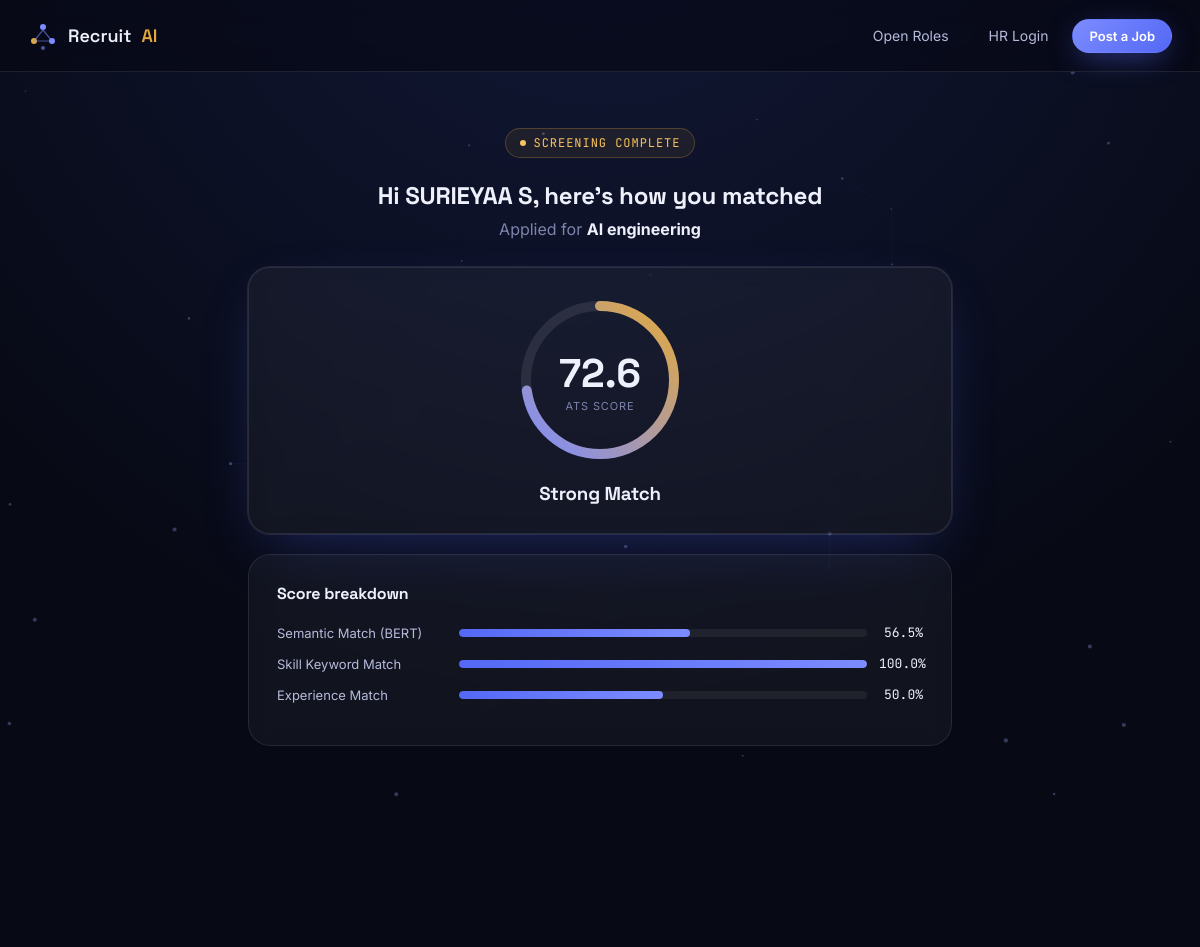
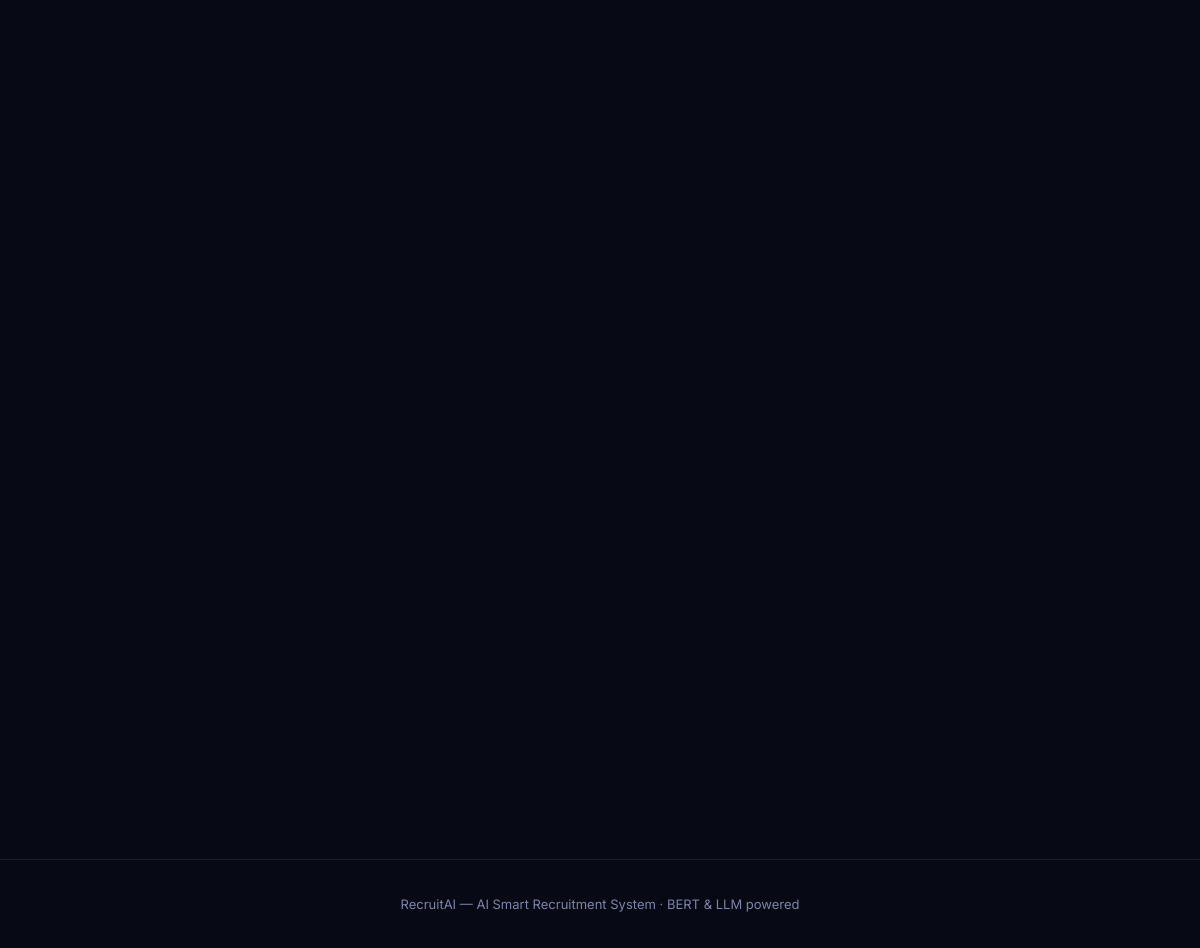
Page /results/1 on the committed database (2 pictures, top to bottom).
### database.py (models this page shows, shortened)
class Candidate(db.Model):
    id = db.Column(db.Integer, primary_key=True)
    name = db.Column(db.String(150))
    email = db.Column(db.String(150))
    phone = db.Column(db.String(50))
    resume_path = db.Column(db.String(300))
    skills_json = db.Column(db.Text, default="[]")
    education_json = db.Column(db.Text, default="[]")
    experience_years = db.Column(db.Float, default=0.0)
    raw_text = db.Column(db.Text)
    created_at = db.Column(db.DateTime, default=datetime.utcnow)
    @property
    def skills(self):
        return json.loads(self.skills_json or "[]")
    @property
    def education(self):
        return json.loads(self.education_json or "[]")

class Job(db.Model):
    id = db.Column(db.Integer, primary_key=True)
    title = db.Column(db.String(150), nullable=False)
    description = db.Column(db.Text, nullable=False)
    required_skills_json = db.Column(db.Text, default="[]")
    required_experience = db.Column(db.Float, default=0.0)
    created_by = db.Column(db.Integer, db.ForeignKey("hr_user.id"))
    created_at = db.Column(db.DateTime, default=datetime.utcnow)
    @property
    def required_skills(self):
        return json.loads(self.required_skills_json or "[]")

class Application(db.Model):
    id = db.Column(db.Integer, primary_key=True)
    job_id = db.Column(db.Integer, db.ForeignKey("job.id"), nullable=False)
    candidate_id = db.Column(db.Integer, db.ForeignKey("candidate.id"), nullable=False)
    ats_score = db.Column(db.Float, default=0.0)
    semantic_score = db.Column(db.Float, default=0.0)
    keyword_score = db.Column(db.Float, default=0.0)
    experience_score = db.Column(db.Float, default=0.0)
    verdict = db.Column(db.String(50))
    matched_skills_json = db.Column(db.Text, default="[]")
    missing_skills_json = db.Column(db.Text, default="[]")
    summary = db.Column(db.Text)
    hr_questions_json = db.Column(db.Text, default="[]")
    technical_questions_json = db.Column(db.Text, default="[]")
    voice_eval_json = db.Column(db.Text, default="{}")
    interview_datetime = db.Column(db.String(100))
    status = db.Column(db.String(30), default="Screened")  # Screened, Interview Scheduled, Selected, Rejected
    recommendation = db.Column(db.String(200))
    created_at = db.Column(db.DateTime, default=datetime.utcnow)
    job = db.relationship("Job", backref="applications")
    candidate = db.relationship("Candidate", backref="applications")
    def _prop(name):
        def getter(self):
            return json.loads(getattr(self, f"{name}_json") or "[]")
        def setter(self, value):
            setattr(self, f"{name}_json", json.dumps(value))
        return property(getter, setter)
    matched_skills = _prop("matched_skills")
    missing_skills = _prop("missing_skills")
    hr_questions = _prop("hr_questions")
    technical_questions = _prop("technical_questions")
    @property
    def voice_eval(self):
        return json.loads(self.voice_eval_json or "{}")

### app.py (the view)
@app.route("/results/<int:app_id>")
def results(app_id):
    application = Application.query.get_or_404(app_id)
    return render_template("results.html", application=application, job=application.job,
                            candidate=application.candidate)

### templates/results.html (shortened to what this page needs)
{% extends "base.html" %}
{% block content %}
<section class="container" style="padding-top:36px; max-width:760px;">
  <div class="reveal in-view" style="text-align:center; margin-bottom:8px;">
    <p class="eyebrow"><span class="dot"></span> Screening complete</p>
    <h2>Hi {{ candidate.name }}, here's how you matched</h2>
    <p style="color:var(--text-low); margin-top:8px;">Applied for <b style="color:var(--text-hi);">{{ job.title }}</b></p>
  </div>
  <div class="card glow-card reveal in-view" style="margin-top:28px; text-align:center;">
    <div class="score-ring-wrap" data-score-ring data-score="{{ application.ats_score }}">
      <div class="score-ring-label"><span class="num">0</span><span class="cap">ATS Score</span></div>
    </div>
    <h3 style="margin-top:18px;">{{ application.verdict }}</h3>
  </div>
  <div class="card reveal" style="margin-top:20px;">
    <h4 style="margin-bottom:20px;">Score breakdown</h4>
    <div class="bar-row">
      <div class="bar-label">Semantic Match (BERT)</div>
      <div class="bar-track"><div class="bar-fill" data-bar-fill="{{ application.semantic_score }}"></div></div>
      <div class="bar-val">{{ application.semantic_score }}%</div>
    </div>
    <div class="bar-row">
      <div class="bar-label">Skill Keyword Match</div>
      <div class="bar-track"><div class="bar-fill" data-bar-fill="{{ application.keyword_score }}"></div></div>
      <div class="bar-val">{{ application.keyword_score }}%</div>
    </div>
    <div class="bar-row">
      <div class="bar-label">Experience Match</div>
      <div class="bar-track"><div class="bar-fill" data-bar-fill="{{ application.experience_score }}"></div></div>
      <div class="bar-val">{{ application.experience_score }}%</div>
    </div>
  </div>
  <div class="grid-2" style="margin-top:20px;">
  </div>
</section>
{% endblock %}

### static/css/style.css (style rules this page uses)
:root { --bg-0: #070914; --bg-1: #0c1024; --bg-2: #131a3a; --surface: rgba(255, 255, 255, 0.045); --surface-hover: rgba(255, 255, 255, 0.08); --border: rgba(255, 255, 255, 0.09); --border-strong: rgba(255, 255, 255, 0.18); --indigo: #5468f5; --indigo-bright: #7c8cff; --indigo-dim: #2c3488; --gold: #e4a93b; --gold-bright: #f6c35e; --green: #3ecf8e; --red: #f16565; --text-hi: #eef0fb; --text-mid: #b6bbdb; --text-low: #7d84ab; --radius-sm: 8px; --radius-md: 14px; --radius-lg: 22px; --shadow-glow: 0 0 0 1px var(--border), 0 20px 60px -20px rgba(84, 104, 245, 0.35); --font-display: 'Space Grotesk', 'Inter', sans-serif; --font-body: 'Inter', sans-serif; --font-mono: 'JetBrains Mono', monospace; }
* { box-sizing: border-box; }
html { scroll-behavior: smooth; }
body { margin: 0; background: radial-gradient(ellipse 120% 80% at 50% -10%, var(--bg-2), var(--bg-0) 60%); color: var(--text-mid); font-family: var(--font-body); min-height: 100vh; position: relative; overflow-x: hidden; }
h1, h2, h3, h4 { font-family: var(--font-display); color: var(--text-hi); margin: 0; letter-spacing: -0.01em; }
p { margin: 0; }
.container { max-width: 1140px; margin: 0 auto; padding: 0 28px; }
.card { background: var(--surface); border: 1px solid var(--border); border-radius: var(--radius-lg); padding: 28px; backdrop-filter: blur(10px); transition: border-color .25s ease, transform .25s ease; }
.glow-card { box-shadow: var(--shadow-glow); }
.reveal { opacity: 0; transform: translateY(24px); transition: opacity .7s ease, transform .7s ease; }
.reveal.in-view { opacity: 1; transform: translateY(0); }
.eyebrow { display: inline-flex; align-items: center; gap: 8px; font-family: var(--font-mono); font-size: 12px; letter-spacing: 0.08em; text-transform: uppercase; color: var(--gold-bright); background: rgba(228,169,59,0.08); border: 1px solid rgba(228,169,59,0.25); padding: 6px 14px; border-radius: 999px; margin-bottom: 22px; }
.eyebrow .dot { width: 6px; height: 6px; border-radius: 50%; background: var(--gold-bright); animation: pulse-dot 1.8s infinite ease-in-out; }
.score-ring-wrap { position: relative; width: 168px; height: 168px; margin: 0 auto; }
.score-ring-wrap svg { transform: rotate(-90deg); width: 100%; height: 100%; }
.score-ring-label { position: absolute; inset: 0; display: flex; flex-direction: column; align-items: center; justify-content: center; }
.score-ring-label .num { font-family: var(--font-display); font-size: 40px; color: var(--text-hi); font-weight: 700; }
.score-ring-label .cap { font-size: 11px; color: var(--text-low); text-transform: uppercase; letter-spacing: .08em; }
.bar-row { display: flex; align-items: center; gap: 12px; margin-bottom: 14px; }
.bar-label { width: 170px; font-size: 13px; color: var(--text-mid); flex-shrink: 0; }
.bar-track { flex: 1; height: 8px; border-radius: 999px; background: rgba(255,255,255,0.06); overflow: hidden; }
.bar-fill { height: 100%; border-radius: 999px; background: linear-gradient(90deg, var(--indigo), var(--indigo-bright)); width: 0%; transition: width 1.2s cubic-bezier(.16,1,.3,1); }
.bar-val { width: 44px; text-align: right; font-family: var(--font-mono); font-size: 13px; color: var(--text-hi); }
.grid-2 { display: grid; grid-template-columns: 1fr 1fr; gap: 20px; }

### rows in the picture
Candidate: name "SURIEYAA S"
Job: title "AI engineering"
Application: verdict "Strong Match", semantic_score "56.5", keyword_score "100.0", experience_score "50.0"
